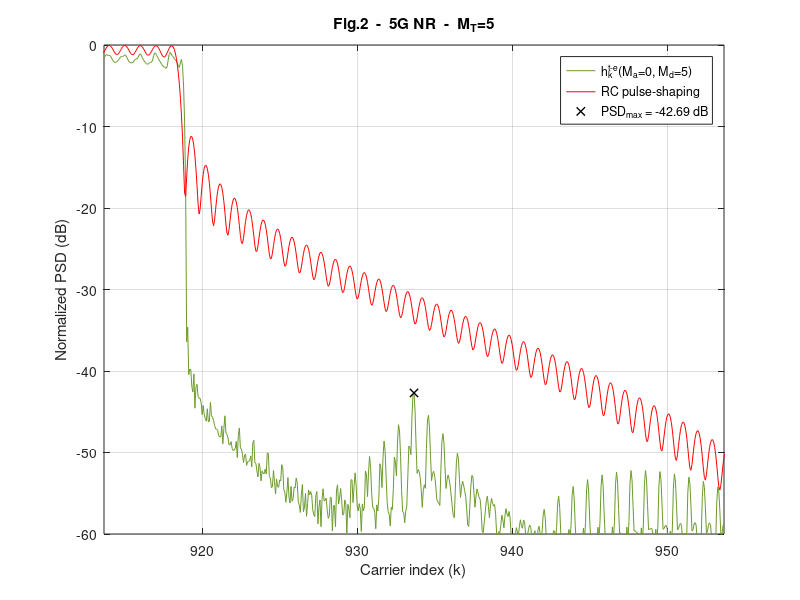

Source code (MATLAB): (Note: this script raises an error after producing the figure.)
clear,
%% %%%%%%%%%%%%%%%%%%%%%%%%%%%%%%%%%%%%%%%%%%%%%%%%%%%%%%%%%%
% %                 LOAD THE PARAMETERS                   % %
%%%%%%%%%%%%%%%%%%%%%%%%%%%%%%%%%%%%%%%%%%%%%%%%%%%%%%%%%% %%
addpath('../../data/Fig2')
load('Fig2_Parameters_for_5G_NR_Ma_0_Md_5.mat');

Fsob = OFDM_param.Fsob; % Upsampling factor 
% Upsample in time-domain
N = OFDM_param.N*Fsob;
Ngi = OFDM_param.Ngi*Fsob;
b = (OFDM_param.b+1)*Fsob-1;
L = OFDM_param.L*Fsob;
Ms = OFDM_param.Ms;
g = OFDM_param.g;
us = OFDM_param.us;
ue = OFDM_param.ue;

ur = us + ue;

Pd = GenPulse_param.Pd;
Pd_todas = GenPulse_param.Pd_todas;
Paic = GenPulse_param.Paic;
Ptk = GenPulse_param.Ptk;
R_aic = GenPulse_param.R_aic;
R_tk = GenPulse_param.R_tk;
NexTemp_a = GenPulse_param.NexTemp_a;
NexTemp_d = GenPulse_param.NexTemp_d;
cell_coef_lim = GenPulse_param.cell_coef_lim;



%% %%%%%%%%%%%%%%%%%%%%%%%%%%%%%%%%%%%%%%%%%%%%%%%%%%%%%%%%%%
%            OBTAIN THE PULSES IN THE SCENARIO            % %
%%%%%%%%%%%%%%%%%%%%%%%%%%%%%%%%%%%%%%%%%%%%%%%%%%%%%%%%%% %%

h_k = zeros((NexTemp_a+NexTemp_d+1)*L+b, N); % Matrix containing the proposed pulses
vn=(0:L+b-1)'-Ngi;  % Dicrete time axis vector

aic_k = zeros((NexTemp_a+NexTemp_d+1)*L+b, N);  % Matrix containing the AIC term
t_k = zeros((NexTemp_a+NexTemp_d+1)*L+b, N);    % Matrix containing the AST term

% Obtain h_k for every data carrier
for ind_k = 1:length(Pd)

    % % AIC terms
    %%%%%%%%%%%%%%%%%%%%%%%%%%%%%%%%%%
    % Central term
    Pc = exp(1j*2*pi/N*repmat(vn,1,length(Paic{ind_k})).*repmat(Paic{ind_k}.',length(vn),1)).*repmat(g.',1,length(Paic{ind_k}));
    % Advanced and delayed terms
    for ind_m = -NexTemp_a:NexTemp_d
        if ind_m ~= 0 % Skip the central term
            Pc = [Pc, exp(1j*2*pi/N*repmat(vn,1,length(Paic{ind_k})).*repmat(Paic{ind_k}.',length(vn),1)).*repmat(g.',1,length(Paic{ind_k}))]; % Concatenamos las columnas de los tonos AIC de los Ma+Md+1 pulsos
        end
    end

    aic_temp = Pc*diag(R_aic{ind_k});
    aic_k((NexTemp_a*L+1):(NexTemp_a+1)*L+b,Pd(ind_k)+N/2+1) = sum(aic_temp(:,1:length(Paic{ind_k})),2);    % CENTRAL TERM
    
    m_temp = 0;
    for ind_m = -NexTemp_a:NexTemp_d;                                                                       % ADVANCED AND DELAYED TERMS
        if ind_m ~= 0 % Skip the central terms
            aic_k(((NexTemp_a+ind_m)*L+1):((NexTemp_a+ind_m+1)*L+b),Pd(ind_k)+N/2+1) = aic_k(((NexTemp_a+ind_m)*L+1):((NexTemp_a+ind_m+1)*L+b),Pd(ind_k)+N/2+1) + sum(aic_temp(:,(length(Paic{ind_k})*(1+m_temp)) + (1:length(Paic{ind_k}))),2);
            m_temp = m_temp+1;
        end
    end
    
    % % AST terms
    %%%%%%%%%%%%%%%%%%%%%%%%%%%%%%%%%%
    % Central term
    Ts = exp(1j*2*pi/N*repmat(vn,1,length(Ptk{ind_k})).*repmat(Ptk{ind_k}.',length(vn),1)).*repmat(us.',1,length(Ptk{ind_k}));
    Te = exp(1j*2*pi/N*repmat(vn,1,length(Ptk{ind_k})).*repmat(Ptk{ind_k}.',length(vn),1)).*repmat(ue.',1,length(Ptk{ind_k}));
    T = [Ts, Te];
    
    % Advanced and delayed terms
    for ind_m = -NexTemp_a:-1;
        T = [T, Ts];
    end
    for ind_m=1:NexTemp_d;
        T = [T, Te];
    end
    t_k_temp = T*diag(R_tk{ind_k});

    t_k(((NexTemp_a)*L+1):((NexTemp_a+1))*L+b,Pd(ind_k)+N/2+1) = sum(t_k_temp(:,1:2*length(Ptk{ind_k})),2);

    m_temp = 0;
    for ind_m = -NexTemp_a:-1;
            t_k(((NexTemp_a+ind_m)*L+1):(NexTemp_a+ind_m+1)*L+b,Pd(ind_k)+N/2+1) = t_k(((NexTemp_a+ind_m)*L+1):(NexTemp_a+ind_m+1)*L+b,Pd(ind_k)+N/2+1) + sum(t_k_temp(:,(2*length(Ptk{ind_k})+m_temp*length(Ptk{ind_k})) + (1:length(Ptk{ind_k}))),2);
            m_temp = m_temp + 1;
    end
    for ind_m = 1:NexTemp_d;
            t_k(((NexTemp_a+ind_m)*L+1):(NexTemp_a+ind_m+1)*L+b,Pd(ind_k)+N/2+1) = t_k(((NexTemp_a+ind_m)*L+1):(NexTemp_a+ind_m+1)*L+b,Pd(ind_k)+N/2+1) + sum(t_k_temp(:,(2*length(Ptk{ind_k})+m_temp*length(Ptk{ind_k})) + (1:length(Ptk{ind_k}))),2);
            m_temp = m_temp + 1;
    end
end

h_k = aic_k + t_k;

p_k_conv = exp(1j*(2*pi/N)*repmat(vn,1,length(Pd_todas)).*repmat(Pd_todas.',length(vn),1)).*repmat(g.',1,length(Pd_todas));

h_k(NexTemp_a*L + (1:L+b),Pd_todas+N/2+1) = h_k(NexTemp_a*L + (1:L+b),Pd_todas+N/2+1) + p_k_conv;


%% %%%%%%%%%%%%%%%%%%%%%%%%%%%%%%%%%%%%%%%%%%%%%%%%%%%%%%%%%%
% %     REPRESENTATION OF THE PULSES IN THE SCENARIO      % %
%%%%%%%%%%%%%%%%%%%%%%%%%%%%%%%%%%%%%%%%%%%%%%%%%%%%%%%%%% %%

% Obtain the PSD
H_k = fft(h_k,N*Ms);
P_k = fft(p_k_conv,N*Ms);

psd_H = fftshift(sum(abs(H_k).^2,2));
psd_P = fftshift(sum(abs(P_k).^2,2));

x = (-N*Ms/2:N*Ms/2-1)/(Ms);
indices = find(ismember(x,[-N/2,N/2-1]));
indices = indices(1):1:indices(2);

x = x+N/2;
y_h = 10*log10(psd_H/max(psd_H));
y_p = 10*log10(psd_P/max(psd_P));

PSD_max = max(max(y_h(find(x>Pd_todas(end)+N/2+1.8))), max(y_h(find(x<Pd_todas(1)+N/2-1.8)))); %% PSD_MAX IS SOUGHT BEYOND THE 0.67 SCS GUARD BAND THAT IS LEFT BY EACH SIDE
x_PSD_max = x(find(y_h==PSD_max));

% Fig 2 (ITU-T Rec. G9960 Ma=0,Md=5)
figure,
plot(x(indices),y_h(indices), 'DisplayName', 'h_k^{t-e}(M_a=0, M_d=5)', 'Color', "#6B9B2B"); hold on; grid on;
plot(x(indices),y_p(indices), 'DisplayName', 'RC pulse-shaping', 'Color', 'r');
plot(x_PSD_max, PSD_max, 'Marker', 'x', 'Color', 'k', 'LineStyle', 'none','LineWidth',1, 'DisplayName', ['PSD_{max} = ', num2str(PSD_max, '%.2f'), ' dB'])
xlabel('Carrier index (k)'); ylabel('Normalized PSD (dB)'); legend('show')
xlim(x_PSD_max+[-20,20]); ylim([-60,0])
title(sprintf('Fig.2  -  5G NR  -  M_T=%d', NexTemp_a+NexTemp_d))

%% %%%%%%%%%%%%%%%%%%%%%%%%%%%%
% %     CLARIFYING NOTE     % %
%%%%%%%%%%%%%%%%%%%%%%%%%%%% %%

NOTE = ['NOTE: The maximum number of RB that can be used in a 5 MHz channel is 25, which is equivalent to 4.5 MHz (SCS = 15 kHz).',...
    ' That leaves a 500 kHz guard band, 250 kHz by each side of the transmission band.',...
    ' If this guard band is reduced by repurposing those carriers that were previously assigned to it for data transmission, it can be reduced by up to 16 subcarriers, leaving a residual guard band 10 kHz wide (2/3 of an SCS).',...
    ' Hence, the PSD peak can be sought beyond that guard band, which is 1.67 SCS beyond the outermost transmitting subcarrier by each end of the passband.'];
wrapped_NOTE = textwrap({NOTE}, 70);
disp('##################################################################################')
fprintf('\n')
disp(wrapped_NOTE)
disp('##################################################################################')